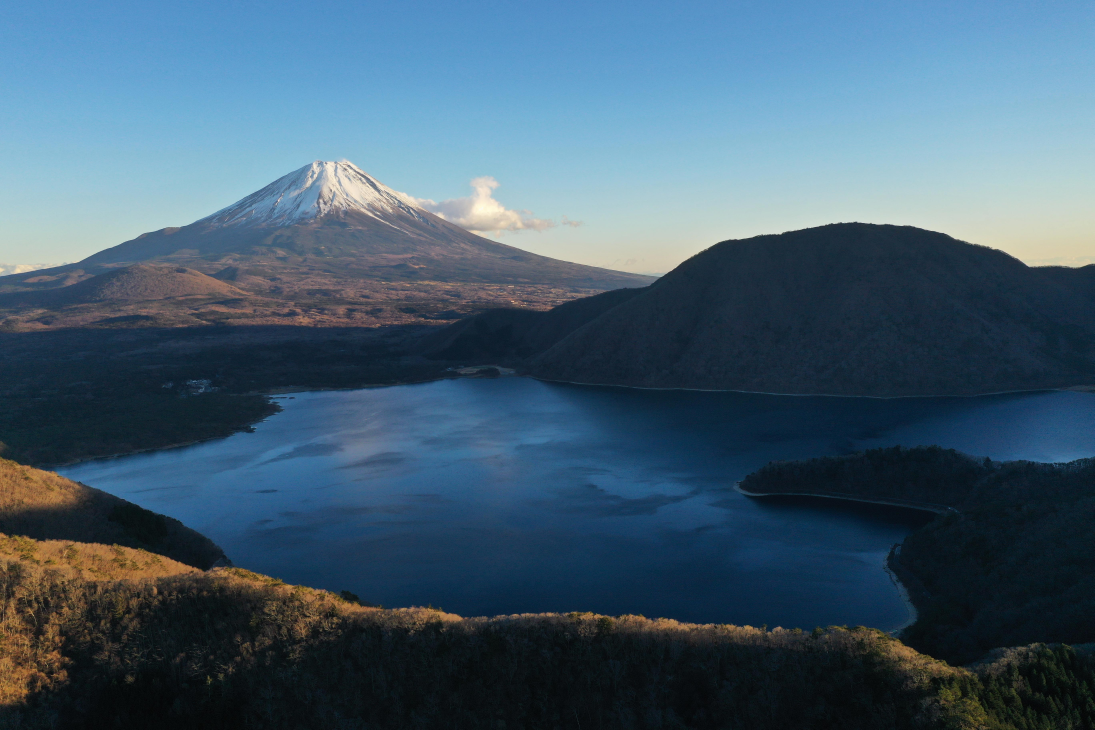
#> input picture original/image.jpg, 5472 x 3648 px, found by its file name (shown at 1/5 size)
$ jupyter execute --allow-errors 'Image Watermarking-Size.ipynb'
#> lines starting #> are read from the running program, lines starting #| are printed output that depends on the picture
import all the necesarry library

[cell 1]
import numpy as np
import pywt
import os
import cv2
import matplotlib.pyplot as plt
from PIL import Image
import math
from scipy.fftpack import dct
from scipy.fftpack import idct

from typing import List
import hashlib
import struct

The Frequency-Flipping methode use 2 DCT coefficient location that are expected to have comparable average value for the DCT normalization matrix 8x8.

In the DCT normalization matrix of size 8x8, the coefficient at (0,0) has a value of $\frac{1}{\sqrt{2}}$ and the coefficients at (0,1) and (1,0) have a value of $\frac{1}{2}$.

Therefore, any pair of coefficients at locations `(i,j)` and `(k,l)` where `i+j = k+l` and i,j,k,l are **not equal to 0 or 1** can be expected to have comparable average values.

(For example, the coefficients at (2,6) and (6,2) or (3,5) and (5,3))

[cell 2]
# Différence de valeur des coeff de la DCT de l'image
maxVal = 20 # recomendation : 1 à 50
""" 0-8 -> coefficient des bloc 8x8 de la DCT à utiliser
Par défaut :
C(4,1) >  C(2,3) --> 0
C(4,1) <= C(2,3) --> 1
"""
C1x, C1y = 4, 1
C2x, C2y = 2, 3
password = "my_password"

# Taille de la matrice utilisée pour la marque
x = 2 # Divise la taille de la marque
# Taille de l'image/2/8/x -> Dct2D/Bloc8x8/x

# Chemin des images
image = "original/leopard.jpg"
marque = "original/marque/dragon2.jpg"
result = "result/watermarkedImage.jpg"

# Texte à insérer
texte = "Le tatouage numérique (digital watermark, « filigrane numérique ») est une technique permettant d'ajouter des informations +++ les textes trop longs sont automatiquement coupés"
#texte = "Test d'insertion de text  !"

# Mode debug
np.set_printoptions(threshold=np.inf)

# Functions

Function Convert and resize image

[cell 3]
def convertImage(imageName):
    # Read the image and convert it to RGB
    img = cv2.imread(imageName)
    img = cv2.cvtColor(img, cv2.COLOR_BGR2RGB)

    # Get the image dimensions and resize it if necessary
    height, width = img.shape[:2]
    # Resize to have minimum 2048 in width or height with the ratio of the original image
    if height < 2048 and width < 2048:
        if height > width:
            width = math.ceil(width*2048/height)
            height = 2048
        else:
            height = math.ceil(height*2048/width)
            width = 2048
        img = cv2.resize(img, (width, height))

    if height % 8 != 0 or width % 8 != 0:
        height = math.ceil(height/8)*8
        width = math.ceil(width/8)*8
        img = cv2.resize(img, (width, height))

    # Convert the RGB image to YCbCr and split it into its three channels
    imgC = Image.fromarray(img)
    imgYCbCr = imgC.convert('YCbCr')
    Y, Cb, Cr = imgYCbCr.split()

    # Convert the Y channel to a numpy array
    imageArray = np.array(Y.getdata(), dtype=float).reshape((imgYCbCr.size[1], imgYCbCr.size[0]))

    # Return the numpy array, the color channels, and the image dimensions
    return imageArray, (Y, Cb, Cr), (width, height)


# Convert the image to binary image of 1:1 less or equal to Msize
# [21 lines left out: function convertMark, not called in this run]

Convert text

[cell 4]
# [25 lines left out: functions utf8_to_binary, binary_list_to_utf8, not called in this run]

Function that embedded watermark image into cover image

[cell 5]
# Embed watermark into the cover image with frequency-flipping method
"""
C1 >  C2 --> 0
C1 <= C2 --> 1
"""

# [25 lines left out: function embedWatermark, not called in this run]

Function that apply Discrete Cosine Transform on an 8x8 block

[cell 6]
# DCT transform on image, i.e. image array
# [9 lines left out: function applyDCT, not called in this run]

Function that apply Inverse Discrete Cosine Transform on an 8x8 block

[cell 7]
# [8 lines left out: function inverseDCT, not called in this run]

Function that extract watermark image from embedded image

[cell 8]
# Get watermark from the cover image with frequency-flipping method
# [13 lines left out: function getWatermark, not called in this run]

[cell 9]
# Original fonction (41s for 128x128)
# [109 lines left out: functions password_to_positionA, password_to_position2, password_to_position, generate_coordinates, not called in this run]

Function for save image

[cell 10]
# [5 lines left out: function printImage, not called in this run]

Function that recover watermark image using 2 key

[cell 11]
def recoverWatermark(image, password, outputImageName=None, Wsize=None):
    # Get the necessary parameters :
    imageArray, colors, size = convertImage(image)
    Isize = (int(size[1]/2/8), int(size[0]/2/8)) # Available space for watermark
    if Wsize != None:
        nbCoords = Wsize[0] * Wsize[1]
    else:
        # Size of the watermark square
        Wsize = (int(Isize[0]/x), int(Isize[1]/x))
        # Compare width and height of Msize and multiply the smallest
        if Wsize[0] < Wsize[1]:
            nbCoords = Wsize[0] * Wsize[0]
        else:
            nbCoords = Wsize[1] * Wsize[1]
    Wlength = int(np.sqrt(nbCoords))

    # Start the recovery process :
    coeffsWatermarkedImage=list(pywt.wavedec2(data = imageArray, wavelet = 'haar', level = 1))
    dctWatermarkedCoeff = applyDCT(coeffsWatermarkedImage[0])

    pixel_positions = password_to_position(password, Isize, nbCoords)
    #pixel_positions = generate_coordinates(Isize, nbCoords)

    watermarkArray = getWatermark(dctWatermarkedCoeff, pixel_positions, Wlength)

    watermarkArray =  np.uint8(watermarkArray)
    #watermarkArray = jpegCorrection(watermarkArray)

    #Save result
    if outputImageName != None:
        printImage(watermarkArray, outputImageName)
    else:
        printImage(watermarkArray, 'recoveredWatermark.png')
    return watermarkArray


# [57 lines left out: function recoverText, not called in this run]

Function that embedded watermark image into cover image

[cell 12]
def embeddedImage(coverImage, watermarkImage, password): #Todo
    imageArray, colors, size = convertImage(coverImage)
    Isize = (int(size[1]/2/8), int(size[0]/2/8)) # Available space for watermark
    Wsize = (int(size[1]/2/8/x), int(size[0]/2/8/x)) # Watermark size
    watermarkArray = convertMark(watermarkImage, Wsize)
    nbCoords = watermarkArray.shape[0] * watermarkArray.shape[1]
    pixel_positions = password_to_position(password, Isize, nbCoords)
    #pixel_positions = generate_coordinates(Isize, nbCoords)

    coeffsImage = list(pywt.wavedec2(data=imageArray, wavelet = 'haar', level = 1))
    dctArray = applyDCT(coeffsImage[0]) # [0] corresponds to cH subband (cH = LH)

    dctArray = embedWatermark(watermarkArray, pixel_positions, dctArray)

    coeffsImage[0] = inverseDCT(dctArray)
    imageArrayH=pywt.waverec2(coeffsImage, 'haar')

    # Get Y Cb Cr channels
    y, Cb, Cr = colors
    # Convert the numpy array back to an image
    y = Image.fromarray(imageArrayH.astype('uint8'))
    # Put the red channel back in the RGB image
    colors = (y, Cb, Cr)

    # Merge the YCbCr channels back into a single image
    img = Image.merge('YCbCr', colors).convert('RGB')

    # Save result
    img.save('result/watermarkedImage.jpg')
    #img.save('result/watermarkedImage.png')

    return img


# [51 lines left out: function embeddedTexte, not called in this run]

# Testing

#> (a cell that did not finish here is left out)

#> (a cell that did not finish here is left out)

# Plot all three resultant image

#> (a cell that did not finish here is left out)

Msize = (int(((size[1]/2)/8)/x), int(((size[0]/2)/8)/x)) # DCT + Block + random

# Compare width and height of Msize and multiply the smallest
if Msize[0] < Msize[1]:
    nbCoords = Msize[0] * Msize[0]
else:
    nbCoords = Msize[1] * Msize[1]
Wlength = int(np.sqrt(nbCoords))
print("Wlength = ", Wlength)


# Image used for cover :
_, readImage, _ = convertImage(image)
readImage = Image.merge('YCbCr', readImage).convert('RGB')
readImage = np.array(readImage)
# Image used for watermark :
marqueImg = Image.open(marque).resize((Wlength, Wlength), 1)
marqueImg = marqueImg.convert('L')
marqueImg = marqueImg.point(lambda x: 0 if x < 128 else 255, '1')

# Result watermarked image :
waterimg = cv2.imread("result/watermarkedImage.jpg")
waterimg = cv2.cvtColor(waterimg, cv2.COLOR_BGR2RGB)
# Result recovered watermark :
recovwater = cv2.imread("result/recoveredWatermark.png", cv2.IMREAD_GRAYSCALE)

# Display results
plt.figure(figsize = (15,15))
plt.subplot(1,4,1),plt.imshow(cv2.cvtColor(readImage, 1)),plt.title("Original image"), plt.axis('off')
plt.subplot(1,4,2),plt.imshow(marqueImg),plt.title("Original mark image"), plt.axis("off")
plt.subplot(1,4,3),plt.imshow(cv2.cvtColor(waterimg, 1)),plt.title("WaterMarked image"), plt.axis("off")
plt.subplot(1,4,4),plt.imshow(recovwater, cmap = 'gray'),plt.title("Recovered mark image"), plt.axis("off")
plt.show()

#> (a cell that did not finish here is left out)

---

# Calculate PSNR value

[cell 17]
def pastingImage (img1, img2):
    temp = img2.copy()
    x_offset=y_offset=50
    img2[y_offset:y_offset+img1.shape[0], x_offset:x_offset+img1.shape[1]] = img1

    return img2, temp

[cell 18]
# [8 lines left out: function compute_psnr, not called in this run]

[cell 19]
def NCC(img1, img2):
    return abs(np.mean(np.multiply((img1-np.mean(img1)),(img2-np.mean(img2))))/(np.std(img1)*np.std(img2)))

[cell 20]
img1 = cv2.imread("original/image.jpg",0)
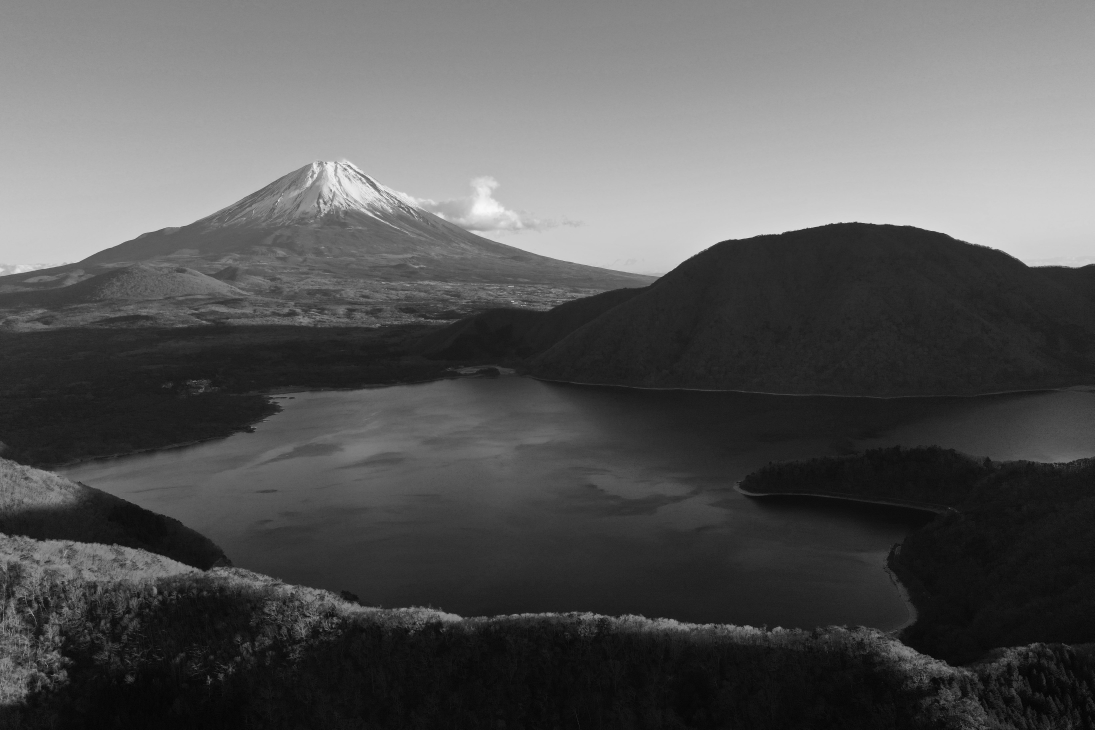
#> img1: shape (3648, 5472) (shown at 1/5 size); min 0, max 255, mean 87.5
img1 = cv2.resize(img1, (512, 512))
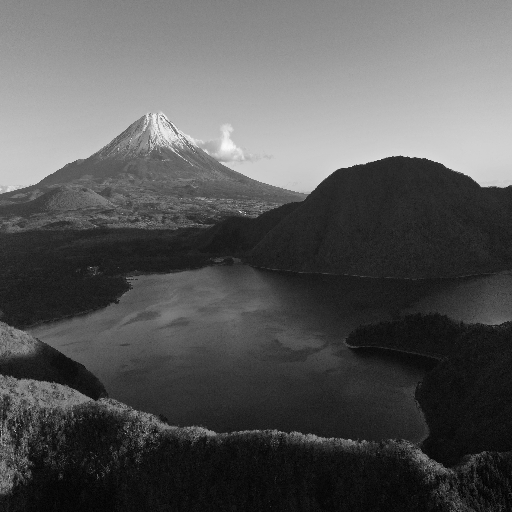
#> img1: shape (512, 512); min 0, max 249, mean 87.3
img2 = cv2.imread("result/watermarkedImage.jpg",0)
#> (the rest of this cell did not finish here and is left out)
